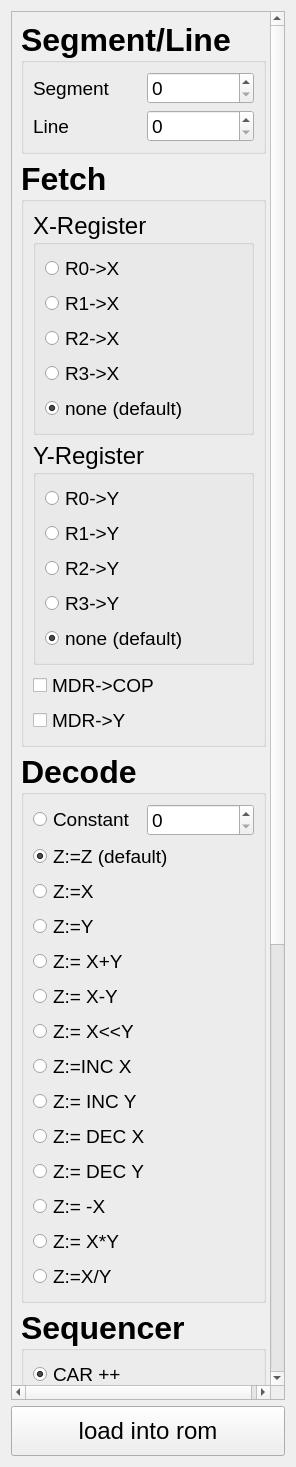
<?xml version="1.0" encoding="UTF-8"?>
<ui version="4.0">
 <class>snippet_picker</class>
 <widget class="QWidget" name="snippet_picker">
  <property name="geometry">
   <rect>
    <x>0</x>
    <y>0</y>
    <width>296</width>
    <height>1467</height>
   </rect>
  </property>
  <property name="minimumSize">
   <size>
    <width>250</width>
    <height>0</height>
   </size>
  </property>
  <property name="windowTitle">
   <string>Form</string>
  </property>
  <layout class="QVBoxLayout" name="verticalLayout">
   <item>
    <widget class="QScrollArea" name="scrollArea">
     <property name="widgetResizable">
      <bool>true</bool>
     </property>
     <widget class="QWidget" name="scrollAreaWidgetContents">
      <property name="geometry">
       <rect>
        <x>0</x>
        <y>0</y>
        <width>270</width>
        <height>1423</height>
       </rect>
      </property>
      <layout class="QVBoxLayout" name="verticalLayout_2">
       <item>
        <widget class="QGroupBox" name="groupBox_2">
         <property name="font">
          <font>
           <pointsize>24</pointsize>
           <bold>true</bold>
          </font>
         </property>
         <property name="title">
          <string>Segment/Line</string>
         </property>
         <layout class="QVBoxLayout" name="verticalLayout_11">
          <item>
           <widget class="QWidget" name="widget" native="true">
            <layout class="QHBoxLayout" name="horizontalLayout_3">
             <property name="leftMargin">
              <number>0</number>
             </property>
             <property name="topMargin">
              <number>0</number>
             </property>
             <property name="rightMargin">
              <number>0</number>
             </property>
             <property name="bottomMargin">
              <number>0</number>
             </property>
             <item>
              <widget class="QLabel" name="label">
               <property name="font">
                <font>
                 <pointsize>14</pointsize>
                 <bold>false</bold>
                </font>
               </property>
               <property name="text">
                <string>Segment</string>
               </property>
              </widget>
             </item>
             <item>
              <widget class="QSpinBox" name="spinBox_segment">
               <property name="font">
                <font>
                 <pointsize>14</pointsize>
                 <bold>false</bold>
                </font>
               </property>
               <property name="value">
                <number>0</number>
               </property>
              </widget>
             </item>
            </layout>
           </widget>
          </item>
          <item>
           <widget class="QWidget" name="widget_3" native="true">
            <layout class="QHBoxLayout" name="horizontalLayout_5">
             <property name="leftMargin">
              <number>0</number>
             </property>
             <property name="topMargin">
              <number>0</number>
             </property>
             <property name="rightMargin">
              <number>0</number>
             </property>
             <property name="bottomMargin">
              <number>0</number>
             </property>
             <item>
              <widget class="QLabel" name="label_2">
               <property name="font">
                <font>
                 <pointsize>14</pointsize>
                 <bold>false</bold>
                </font>
               </property>
               <property name="text">
                <string>Line</string>
               </property>
              </widget>
             </item>
             <item>
              <widget class="QSpinBox" name="spinBox_line">
               <property name="font">
                <font>
                 <pointsize>14</pointsize>
                 <bold>false</bold>
                </font>
               </property>
              </widget>
             </item>
            </layout>
           </widget>
          </item>
         </layout>
        </widget>
       </item>
       <item>
        <widget class="QGroupBox" name="groupBox_fetch">
         <property name="font">
          <font>
           <pointsize>24</pointsize>
           <bold>true</bold>
          </font>
         </property>
         <property name="title">
          <string>Fetch</string>
         </property>
         <layout class="QVBoxLayout" name="verticalLayout_3">
          <item>
           <widget class="QGroupBox" name="groupBox_fetch_x">
            <property name="font">
             <font>
              <pointsize>18</pointsize>
              <bold>false</bold>
             </font>
            </property>
            <property name="title">
             <string>X-Register</string>
            </property>
            <layout class="QVBoxLayout" name="verticalLayout_4">
             <item>
              <widget class="QRadioButton" name="radioButton_r0_x">
               <property name="font">
                <font>
                 <pointsize>14</pointsize>
                 <bold>false</bold>
                </font>
               </property>
               <property name="text">
                <string>R0-&gt;X</string>
               </property>
              </widget>
             </item>
             <item>
              <widget class="QRadioButton" name="radioButton_r1_x">
               <property name="font">
                <font>
                 <pointsize>14</pointsize>
                 <bold>false</bold>
                </font>
               </property>
               <property name="text">
                <string>R1-&gt;X</string>
               </property>
              </widget>
             </item>
             <item>
              <widget class="QRadioButton" name="radioButton_r2_x">
               <property name="font">
                <font>
                 <pointsize>14</pointsize>
                 <bold>false</bold>
                </font>
               </property>
               <property name="text">
                <string>R2-&gt;X</string>
               </property>
              </widget>
             </item>
             <item>
              <widget class="QRadioButton" name="radioButton_r3_x">
               <property name="font">
                <font>
                 <pointsize>14</pointsize>
                 <bold>false</bold>
                </font>
               </property>
               <property name="text">
                <string>R3-&gt;X</string>
               </property>
              </widget>
             </item>
             <item>
              <widget class="QRadioButton" name="radioButton_x_default">
               <property name="font">
                <font>
                 <pointsize>14</pointsize>
                 <bold>false</bold>
                </font>
               </property>
               <property name="text">
                <string>none (default)</string>
               </property>
               <property name="checked">
                <bool>true</bool>
               </property>
              </widget>
             </item>
            </layout>
           </widget>
          </item>
          <item>
           <widget class="QGroupBox" name="groupBox_fetch_y">
            <property name="font">
             <font>
              <pointsize>18</pointsize>
              <bold>false</bold>
             </font>
            </property>
            <property name="title">
             <string>Y-Register</string>
            </property>
            <layout class="QVBoxLayout" name="verticalLayout_5">
             <item>
              <widget class="QRadioButton" name="radioButton_r0_y">
               <property name="font">
                <font>
                 <pointsize>14</pointsize>
                 <bold>false</bold>
                </font>
               </property>
               <property name="text">
                <string>R0-&gt;Y</string>
               </property>
              </widget>
             </item>
             <item>
              <widget class="QRadioButton" name="radioButton_r1_y">
               <property name="font">
                <font>
                 <pointsize>14</pointsize>
                 <bold>false</bold>
                </font>
               </property>
               <property name="text">
                <string>R1-&gt;Y</string>
               </property>
              </widget>
             </item>
             <item>
              <widget class="QRadioButton" name="radioButton_r2_y">
               <property name="font">
                <font>
                 <pointsize>14</pointsize>
                 <bold>false</bold>
                </font>
               </property>
               <property name="text">
                <string>R2-&gt;Y</string>
               </property>
              </widget>
             </item>
             <item>
              <widget class="QRadioButton" name="radioButton_r3_y">
               <property name="font">
                <font>
                 <pointsize>14</pointsize>
                 <bold>false</bold>
                </font>
               </property>
               <property name="text">
                <string>R3-&gt;Y</string>
               </property>
              </widget>
             </item>
             <item>
              <widget class="QRadioButton" name="radioButton_y_default">
               <property name="font">
                <font>
                 <pointsize>14</pointsize>
                 <bold>false</bold>
                </font>
               </property>
               <property name="text">
                <string>none (default)</string>
               </property>
               <property name="checked">
                <bool>true</bool>
               </property>
              </widget>
             </item>
            </layout>
           </widget>
          </item>
          <item>
           <widget class="QCheckBox" name="checkBox_mdr_cop">
            <property name="font">
             <font>
              <pointsize>14</pointsize>
              <bold>false</bold>
             </font>
            </property>
            <property name="text">
             <string>MDR-&gt;COP</string>
            </property>
           </widget>
          </item>
          <item>
           <widget class="QCheckBox" name="checkBox_mdr_y">
            <property name="font">
             <font>
              <pointsize>14</pointsize>
              <bold>false</bold>
             </font>
            </property>
            <property name="text">
             <string>MDR-&gt;Y</string>
            </property>
           </widget>
          </item>
         </layout>
        </widget>
       </item>
       <item>
        <widget class="QGroupBox" name="groupBox_decode">
         <property name="font">
          <font>
           <pointsize>24</pointsize>
           <bold>true</bold>
          </font>
         </property>
         <property name="title">
          <string>Decode</string>
         </property>
         <layout class="QVBoxLayout" name="verticalLayout_6">
          <item>
           <widget class="QWidget" name="widget_constant" native="true">
            <layout class="QHBoxLayout" name="horizontalLayout">
             <property name="leftMargin">
              <number>0</number>
             </property>
             <property name="topMargin">
              <number>0</number>
             </property>
             <property name="rightMargin">
              <number>0</number>
             </property>
             <property name="bottomMargin">
              <number>0</number>
             </property>
             <item>
              <widget class="QRadioButton" name="radioButton_constant">
               <property name="font">
                <font>
                 <pointsize>14</pointsize>
                 <bold>false</bold>
                </font>
               </property>
               <property name="text">
                <string>Constant</string>
               </property>
              </widget>
             </item>
             <item>
              <widget class="QSpinBox" name="spinBox_constant">
               <property name="font">
                <font>
                 <pointsize>14</pointsize>
                 <bold>false</bold>
                </font>
               </property>
              </widget>
             </item>
            </layout>
           </widget>
          </item>
          <item>
           <widget class="QRadioButton" name="radioButton_z_z">
            <property name="font">
             <font>
              <pointsize>14</pointsize>
              <bold>false</bold>
             </font>
            </property>
            <property name="text">
             <string>Z:=Z (default)</string>
            </property>
            <property name="checked">
             <bool>true</bool>
            </property>
           </widget>
          </item>
          <item>
           <widget class="QRadioButton" name="radioButton_z_x">
            <property name="font">
             <font>
              <pointsize>14</pointsize>
              <bold>false</bold>
             </font>
            </property>
            <property name="text">
             <string>Z:=X</string>
            </property>
           </widget>
          </item>
          <item>
           <widget class="QRadioButton" name="radioButton_z_y">
            <property name="font">
             <font>
              <pointsize>14</pointsize>
              <bold>false</bold>
             </font>
            </property>
            <property name="text">
             <string>Z:=Y</string>
            </property>
           </widget>
          </item>
          <item>
           <widget class="QRadioButton" name="radioButton_z_xplsy">
            <property name="font">
             <font>
              <pointsize>14</pointsize>
              <bold>false</bold>
             </font>
            </property>
            <property name="text">
             <string>Z:= X+Y</string>
            </property>
           </widget>
          </item>
          <item>
           <widget class="QRadioButton" name="radioButton_z_xminy">
            <property name="font">
             <font>
              <pointsize>14</pointsize>
              <bold>false</bold>
             </font>
            </property>
            <property name="text">
             <string>Z:= X-Y</string>
            </property>
           </widget>
          </item>
          <item>
           <widget class="QRadioButton" name="radioButton_z_xshly">
            <property name="font">
             <font>
              <pointsize>14</pointsize>
              <bold>false</bold>
             </font>
            </property>
            <property name="text">
             <string>Z:= X&lt;&lt;Y</string>
            </property>
           </widget>
          </item>
          <item>
           <widget class="QRadioButton" name="radioButton_z_inc_x">
            <property name="font">
             <font>
              <pointsize>14</pointsize>
              <bold>false</bold>
             </font>
            </property>
            <property name="text">
             <string>Z:=INC X</string>
            </property>
           </widget>
          </item>
          <item>
           <widget class="QRadioButton" name="radioButton_z_inc_y">
            <property name="font">
             <font>
              <pointsize>14</pointsize>
              <bold>false</bold>
             </font>
            </property>
            <property name="text">
             <string>Z:= INC Y</string>
            </property>
           </widget>
          </item>
          <item>
           <widget class="QRadioButton" name="radioButton_z_dec_x">
            <property name="font">
             <font>
              <pointsize>14</pointsize>
              <bold>false</bold>
             </font>
            </property>
            <property name="text">
             <string>Z:= DEC X</string>
            </property>
           </widget>
          </item>
          <item>
           <widget class="QRadioButton" name="radioButton_z_dec_y">
            <property name="font">
             <font>
              <pointsize>14</pointsize>
              <bold>false</bold>
             </font>
            </property>
            <property name="text">
             <string>Z:= DEC Y</string>
            </property>
           </widget>
          </item>
          <item>
           <widget class="QRadioButton" name="radioButton_z_minx">
            <property name="font">
             <font>
              <pointsize>14</pointsize>
              <bold>false</bold>
             </font>
            </property>
            <property name="text">
             <string>Z:= -X</string>
            </property>
           </widget>
          </item>
          <item>
           <widget class="QRadioButton" name="radioButton_z_xtimesy">
            <property name="font">
             <font>
              <pointsize>14</pointsize>
              <bold>false</bold>
             </font>
            </property>
            <property name="text">
             <string>Z:= X*Y</string>
            </property>
           </widget>
          </item>
          <item>
           <widget class="QRadioButton" name="radioButton_z_xdivy">
            <property name="font">
             <font>
              <pointsize>14</pointsize>
              <bold>false</bold>
             </font>
            </property>
            <property name="text">
             <string>Z:=X/Y</string>
            </property>
           </widget>
          </item>
         </layout>
        </widget>
       </item>
       <item>
        <widget class="QGroupBox" name="groupBox_sequencer">
         <property name="font">
          <font>
           <pointsize>24</pointsize>
           <bold>true</bold>
          </font>
         </property>
         <property name="title">
          <string>Sequencer</string>
         </property>
         <layout class="QVBoxLayout" name="verticalLayout_7">
          <item>
           <widget class="QRadioButton" name="radioButton_carplspls">
            <property name="font">
             <font>
              <pointsize>14</pointsize>
              <bold>false</bold>
             </font>
            </property>
            <property name="text">
             <string>CAR ++</string>
            </property>
            <property name="checked">
             <bool>true</bool>
            </property>
           </widget>
          </item>
          <item>
           <widget class="QWidget" name="widget_cn_selection" native="true">
            <property name="styleSheet">
             <string notr="true"/>
            </property>
            <layout class="QHBoxLayout" name="horizontalLayout_2">
             <property name="leftMargin">
              <number>0</number>
             </property>
             <property name="topMargin">
              <number>0</number>
             </property>
             <property name="rightMargin">
              <number>0</number>
             </property>
             <property name="bottomMargin">
              <number>0</number>
             </property>
             <item>
              <widget class="QRadioButton" name="radioButton_car_cn">
               <property name="font">
                <font>
                 <pointsize>14</pointsize>
                 <bold>false</bold>
                </font>
               </property>
               <property name="styleSheet">
                <string notr="true">border: none;</string>
               </property>
               <property name="text">
                <string>4CN, CN =</string>
               </property>
              </widget>
             </item>
             <item>
              <widget class="QSpinBox" name="spinBox_cn">
               <property name="font">
                <font>
                 <pointsize>14</pointsize>
                 <bold>false</bold>
                </font>
               </property>
               <property name="styleSheet">
                <string notr="true"/>
               </property>
              </widget>
             </item>
            </layout>
           </widget>
          </item>
          <item>
           <widget class="QRadioButton" name="radioButton_4cop">
            <property name="font">
             <font>
              <pointsize>14</pointsize>
              <bold>false</bold>
             </font>
            </property>
            <property name="text">
             <string>4 COP</string>
            </property>
           </widget>
          </item>
          <item>
           <widget class="QWidget" name="widget_cond_selection" native="true">
            <property name="styleSheet">
             <string notr="true">QWidget#widget_cond_selection{border: 1px solid black;}</string>
            </property>
            <layout class="QVBoxLayout" name="verticalLayout_10">
             <property name="leftMargin">
              <number>5</number>
             </property>
             <property name="topMargin">
              <number>5</number>
             </property>
             <property name="rightMargin">
              <number>5</number>
             </property>
             <property name="bottomMargin">
              <number>5</number>
             </property>
             <item>
              <widget class="QRadioButton" name="radioButton_4cop_cond">
               <property name="font">
                <font>
                 <pointsize>14</pointsize>
                 <bold>false</bold>
                </font>
               </property>
               <property name="text">
                <string>4COP if cond &lt;&gt;0</string>
               </property>
              </widget>
             </item>
             <item>
              <widget class="QWidget" name="widget_mask_selection" native="true">
               <layout class="QHBoxLayout" name="horizontalLayout_4">
                <item>
                 <widget class="QCheckBox" name="checkBox_z_cond">
                  <property name="font">
                   <font>
                    <pointsize>14</pointsize>
                    <bold>false</bold>
                   </font>
                  </property>
                  <property name="text">
                   <string>Z</string>
                  </property>
                 </widget>
                </item>
                <item>
                 <widget class="QCheckBox" name="checkBox_neg_cond">
                  <property name="font">
                   <font>
                    <pointsize>14</pointsize>
                    <bold>true</bold>
                   </font>
                  </property>
                  <property name="text">
                   <string>-</string>
                  </property>
                 </widget>
                </item>
                <item>
                 <widget class="QCheckBox" name="checkBox_pos_cond">
                  <property name="font">
                   <font>
                    <pointsize>14</pointsize>
                    <bold>false</bold>
                   </font>
                  </property>
                  <property name="text">
                   <string>+</string>
                  </property>
                 </widget>
                </item>
                <item>
                 <widget class="QCheckBox" name="checkBox_of_cond">
                  <property name="font">
                   <font>
                    <pointsize>14</pointsize>
                    <bold>false</bold>
                   </font>
                  </property>
                  <property name="text">
                   <string>Of</string>
                  </property>
                 </widget>
                </item>
               </layout>
              </widget>
             </item>
            </layout>
           </widget>
          </item>
         </layout>
        </widget>
       </item>
       <item>
        <widget class="QGroupBox" name="groupBox_execute">
         <property name="font">
          <font>
           <pointsize>24</pointsize>
           <bold>true</bold>
          </font>
         </property>
         <property name="title">
          <string>Execute</string>
         </property>
         <layout class="QVBoxLayout" name="verticalLayout_8">
          <item>
           <widget class="QCheckBox" name="checkBox_z_r0">
            <property name="font">
             <font>
              <pointsize>14</pointsize>
              <bold>false</bold>
             </font>
            </property>
            <property name="text">
             <string>Z-&gt;R0</string>
            </property>
           </widget>
          </item>
          <item>
           <widget class="QCheckBox" name="checkBox_z_r1">
            <property name="font">
             <font>
              <pointsize>14</pointsize>
              <bold>false</bold>
             </font>
            </property>
            <property name="text">
             <string>Z-&gt;R1</string>
            </property>
           </widget>
          </item>
          <item>
           <widget class="QCheckBox" name="checkBox_z_r2">
            <property name="font">
             <font>
              <pointsize>14</pointsize>
              <bold>false</bold>
             </font>
            </property>
            <property name="text">
             <string>Z-&gt;R2</string>
            </property>
           </widget>
          </item>
          <item>
           <widget class="QCheckBox" name="checkBox_z_r3">
            <property name="font">
             <font>
              <pointsize>14</pointsize>
              <bold>false</bold>
             </font>
            </property>
            <property name="text">
             <string>Z-&gt;R3</string>
            </property>
           </widget>
          </item>
          <item>
           <widget class="QCheckBox" name="checkBox_z_mar">
            <property name="font">
             <font>
              <pointsize>14</pointsize>
              <bold>false</bold>
             </font>
            </property>
            <property name="text">
             <string>Z-&gt;MAR</string>
            </property>
           </widget>
          </item>
          <item>
           <widget class="QCheckBox" name="checkBox_z_mdr">
            <property name="font">
             <font>
              <pointsize>14</pointsize>
              <bold>false</bold>
             </font>
            </property>
            <property name="text">
             <string>Z-&gt;MDR</string>
            </property>
           </widget>
          </item>
         </layout>
        </widget>
       </item>
       <item>
        <widget class="QGroupBox" name="groupBox_ram">
         <property name="font">
          <font>
           <pointsize>24</pointsize>
           <bold>true</bold>
          </font>
         </property>
         <property name="title">
          <string>RAM</string>
         </property>
         <layout class="QVBoxLayout" name="verticalLayout_9">
          <item>
           <widget class="QRadioButton" name="radioButton_ram_wait">
            <property name="font">
             <font>
              <pointsize>14</pointsize>
              <bold>false</bold>
             </font>
            </property>
            <property name="text">
             <string>wait (default)</string>
            </property>
            <property name="checked">
             <bool>true</bool>
            </property>
           </widget>
          </item>
          <item>
           <widget class="QRadioButton" name="radioButton_ram_read">
            <property name="font">
             <font>
              <pointsize>14</pointsize>
              <bold>false</bold>
             </font>
            </property>
            <property name="text">
             <string>read ([MAR]-&gt;MDR)</string>
            </property>
           </widget>
          </item>
          <item>
           <widget class="QRadioButton" name="radioButton_ram_write">
            <property name="font">
             <font>
              <pointsize>14</pointsize>
              <bold>false</bold>
             </font>
            </property>
            <property name="text">
             <string>write (MDR -&gt;[MAR])</string>
            </property>
           </widget>
          </item>
         </layout>
        </widget>
       </item>
      </layout>
     </widget>
    </widget>
   </item>
   <item>
    <widget class="QPushButton" name="load_to_rom_btn">
     <property name="minimumSize">
      <size>
       <width>0</width>
       <height>50</height>
      </size>
     </property>
     <property name="font">
      <font>
       <pointsize>18</pointsize>
      </font>
     </property>
     <property name="text">
      <string>load into rom</string>
     </property>
    </widget>
   </item>
  </layout>
 </widget>
 <resources/>
 <connections/>
</ui>
